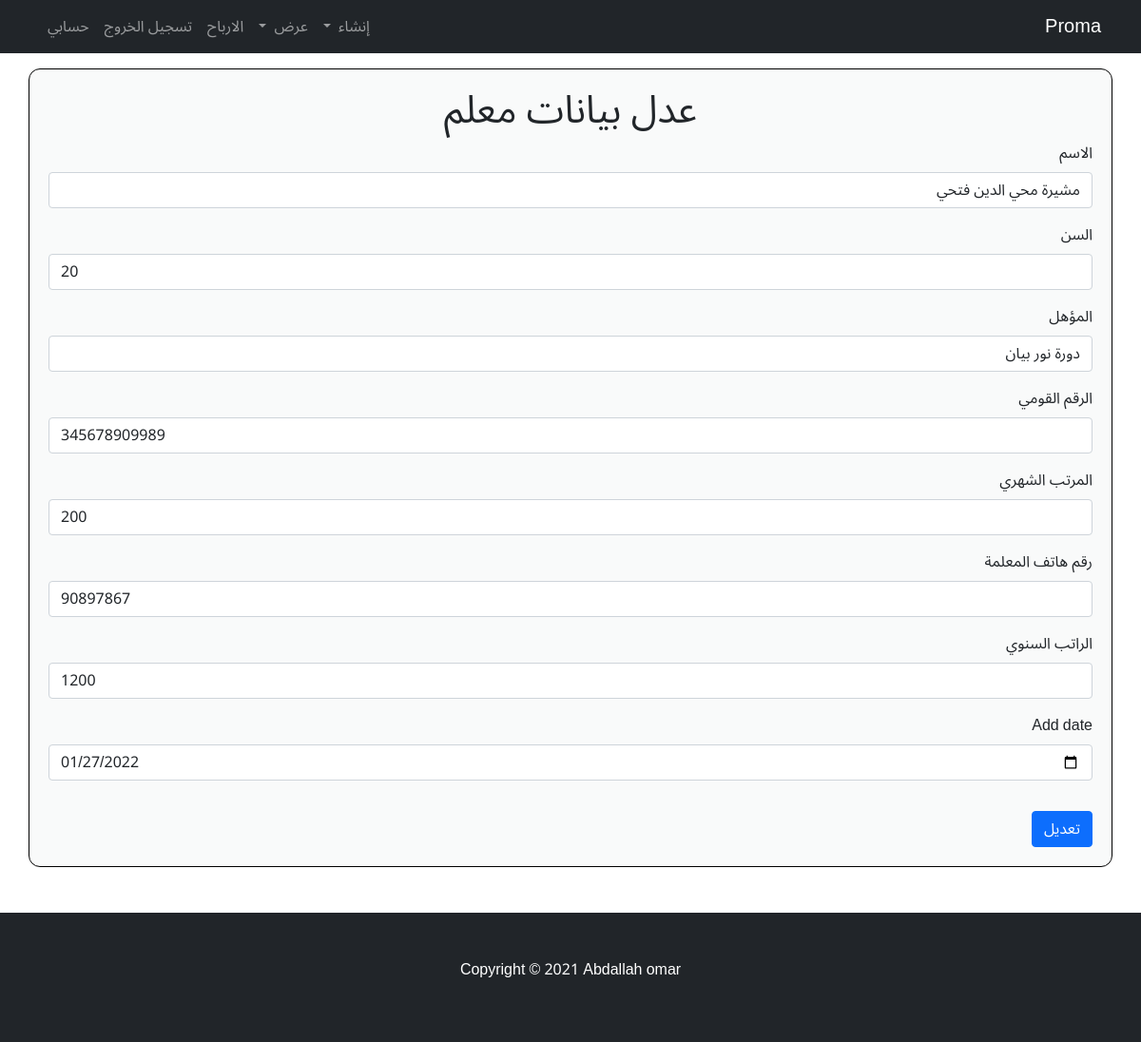
/teachers/6/edit/ (signed in), run on the app's committed database.
### home_app/models.py (models this page shows, shortened)
class techers(models.Model):
    user = models.ForeignKey(User, verbose_name=("المستخدم"), on_delete=models.CASCADE)
    name = models.CharField(max_length=50, verbose_name="الاسم")
    age = models.IntegerField(verbose_name="السن")
    qualification = models.CharField(max_length=50, verbose_name="المؤهل")
    number_kawme = models.IntegerField(verbose_name="الرقم القومي")
    Salary = models.IntegerField(verbose_name="المرتب الشهري")
    number_phone = models.IntegerField(verbose_name="رقم هاتف المعلمة")
    rateb = models.IntegerField(verbose_name="الراتب السنوي", null=True ,blank=True)
    date = models.DateTimeField(auto_now=True, verbose_name="التاريخ")
    add_date = models.DateField(auto_now=False, auto_now_add=False, verbose_name="التاريخ",null=True,blank=True)
    class Meta:
        verbose_name_plural = 'techers'

### home_app/views.py (the view)
# urls.py: path('teachers/<int:id>/edit/', edit_techer, name="edit_techer"),
@login_required
def edit_techer(request,id):
    techer = techers.objects.get(id=id, user=request.user)
    if request.method=='POST':
        form = techer_form(request.POST, request.FILES, instance=techer)
        if form.is_valid():
            myform = form.save(commit=False)
            myform.user = request.user
            myform.save()
            return redirect(reverse('app:techeres'))
    else:
        form = techer_form(instance=techer)
    return render(request, 'edit/edit_teacher.html',{'form':form})

### home_app/form.py
class techer_form(forms.ModelForm):
    add_date = forms.DateField(widget=forms.DateInput(attrs={'type': 'date'}))
    class Meta:
        model = techers
        fields = '__all__'
        exclude = ('user',)

### home_app/templates/edit/edit_teacher.html (shortened to what this page needs)
{% extends 'base_add.html' %}
{% block body %}
{% load bootstrap4  %}
 <div class="container form mt-3">
<center><h1>عدل بيانات معلم</h1></center>
 <form method="post" enctype="multipart/form-data">
        {% bootstrap_form form %}
            <button type="submit" class="btn btn-primary mt-3">تعديل</button>
 </form>
 </div>
 {% endblock body %}

### home_app/templates/base_add.html (style rules this page uses)
* { font-family: 'Noto Sans Arabic', sans-serif; }
.form { border: 1px solid #000; border-radius: 12px; padding: 20px; margin-top: 30px; background-color: #dee2e631; }

### data on the page
techers: name "مشيرة محي الدين فتحي", age "20", qualification "دورة نور بيان", number_kawme "345678909989", Salary "200", number_phone "90897867", rateb "1200", add_date "01/27/2022"
